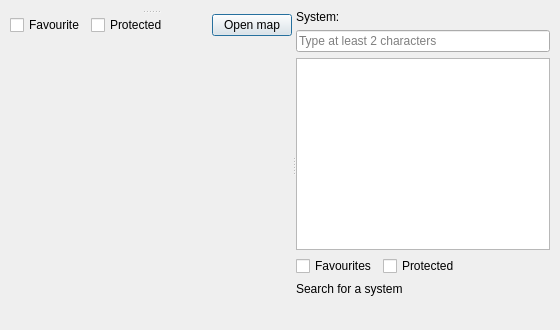
<?xml version="1.0" encoding="UTF-8"?>
<ui version="4.0">
 <class>MapLibraryWindow</class>
 <widget class="QDialog" name="MapLibraryWindow">
  <property name="windowTitle"><string>View and manage maps</string></property>
  <layout class="QVBoxLayout" name="rootLayout">
   <property name="spacing"><number>8</number></property>
   <property name="leftMargin"><number>10</number></property>
   <property name="topMargin"><number>10</number></property>
   <property name="rightMargin"><number>10</number></property>
   <property name="bottomMargin"><number>10</number></property>
   <item>
    <widget class="QSplitter" name="librarySplitter">
     <property name="orientation"><enum>Qt::Horizontal</enum></property>
     <widget class="QWidget" name="leftPane">
      <layout class="QVBoxLayout" name="leftLayout">
       <item>
        <widget class="QSplitter" name="previewDetailsSplitter">
         <property name="orientation"><enum>Qt::Vertical</enum></property>
         <widget class="QWidget" name="previewHost"><layout class="QVBoxLayout" name="previewLayout"/></widget>
         <widget class="QWidget" name="mapDetails">
          <layout class="QVBoxLayout" name="detailsLayout">
           <item>
            <layout class="QHBoxLayout" name="flagsLayout">
             <item><widget class="QCheckBox" name="favoriteCheck"><property name="text"><string>Favourite</string></property></widget></item>
             <item><widget class="QCheckBox" name="protectedCheck"><property name="text"><string>Protected</string></property></widget></item>
             <item><spacer name="flagsSpacer"><property name="orientation"><enum>Qt::Horizontal</enum></property><property name="sizeHint" stdset="0"><size><width>40</width><height>20</height></size></property></spacer></item>
             <item><widget class="QPushButton" name="openButton"><property name="text"><string>Open map</string></property></widget></item>
            </layout>
           </item>
           <item><widget class="QWidget" name="detailsInfoHost"><layout class="QVBoxLayout" name="detailsInfoLayout"/></widget></item>
          </layout>
         </widget>
        </widget>
       </item>
      </layout>
     </widget>
     <widget class="QWidget" name="rightPane">
      <layout class="QVBoxLayout" name="rightLayout">
       <item><widget class="QLabel" name="systemLabel"><property name="text"><string>System:</string></property></widget></item>
       <item><widget class="QLineEdit" name="searchInput"><property name="placeholderText"><string>Type at least 2 characters</string></property></widget></item>
       <item><widget class="QListWidget" name="suggestionsList"><property name="maximumHeight"><number>125</number></property></widget></item>
       <item>
        <layout class="QHBoxLayout" name="mapFilterLayout">
         <item><widget class="QCheckBox" name="favoriteFilterCheck"><property name="text"><string>Favourites</string></property></widget></item>
         <item><widget class="QCheckBox" name="protectedFilterCheck"><property name="text"><string>Protected</string></property></widget></item>
         <item><spacer name="mapFilterSpacer"><property name="orientation"><enum>Qt::Horizontal</enum></property><property name="sizeHint" stdset="0"><size><width>40</width><height>20</height></size></property></spacer></item>
        </layout>
       </item>
       <item><widget class="QLabel" name="systemTitle"><property name="text"><string>Search for a system</string></property></widget></item>
       <item><widget class="QWidget" name="treeHost"><layout class="QVBoxLayout" name="treeLayout"/></widget></item>
      </layout>
     </widget>
    </widget>
   </item>
  </layout>
 </widget>
 <resources/>
 <connections/>
</ui>
